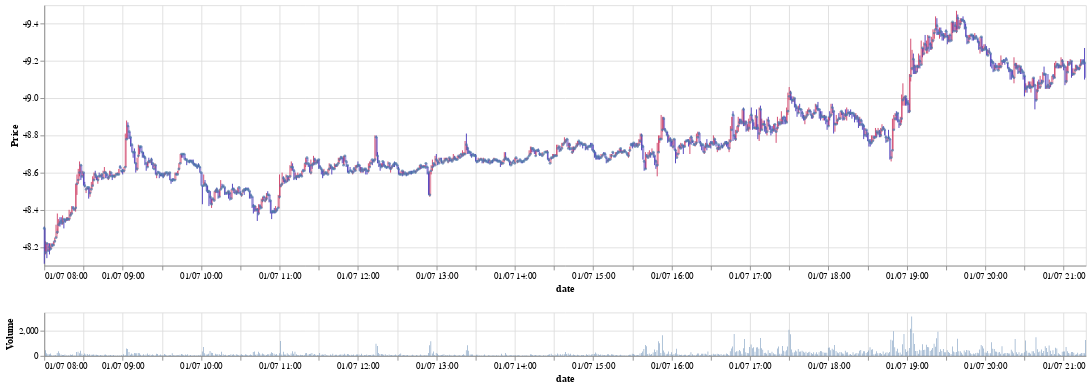

The notebook cell saved with this chart:
### Code cell
candle_chart(df)

### Figure 1 — Vega-Lite specification as saved in the notebook (floating-point values rounded to 4 significant figures; data arrays with more than 128 entries replaced by an {"elided": "..."} marker saying what was removed)
{"$schema": "https://vega.github.io/schema/vega-lite/v2.6.0.json", "background": "white", "config": {"view": {"height": 300, "width": 400}}, "datasets": {"data-f7db696dab989a7790f27c3ee93b27cb": {"elided": "797 records"}}, "vconcat": [{"layer": [{"data": {"name": "data-f7db696dab989a7790f27c3ee93b27cb"}, "encoding": {"x": {"axis": {"format": "%m/%d %H:%M", "title": "date"}, "field": "date", "timeUnit": "yearmonthdatehoursminutes", "type": "temporal"}}, "mark": {"color": "gray", "type": "rule"}, "transform": [{"filter": "(datum.dt === null)"}]}, {"data": {"name": "data-f7db696dab989a7790f27c3ee93b27cb"}, "encoding": {"x": {"axis": {"format": "%m/%d %H:%M", "title": "date"}, "field": "date", "timeUnit": "yearmonthdatehoursminutes", "type": "temporal"}}, "mark": {"color": "#f59aa3", "type": "rule"}, "transform": [{"filter": {"field": "dt", "oneOf": []}}]}, {"data": {"name": "data-f7db696dab989a7790f27c3ee93b27cb"}, "encoding": {"x": {"axis": {"format": "%m/%d %H:%M", "title": "date"}, "field": "date", "timeUnit": "yearmonthdatehoursminutes", "type": "temporal"}}, "mark": {"color": "#34a7b2", "type": "rule"}, "transform": [{"filter": {"field": "dt", "oneOf": []}}]}, {"data": {"name": "data-f7db696dab989a7790f27c3ee93b27cb"}, "encoding": {"color": {"condition": {"test": "datum.open < datum.close", "value": "#ce375f"}, "value": "#3f2fb7"}, "tooltip": [{"field": "date", "format": "%m/%d %H:%M", "type": "temporal"}, {"field": "open", "type": "quantitative"}, {"field": "high", "type": "quantitative"}, {"field": "low", "type": "quantitative"}, {"field": "close", "type": "quantitative"}, {"field": "volume", "type": "quantitative"}], "x": {"axis": {"format": "%m/%d %H:%M", "title": "date"}, "field": "date", "timeUnit": "yearmonthdatehoursminutes", "type": "temporal"}, "y": {"axis": {"title": "Price"}, "field": "low", "scale": {"zero": false}, "type": "quantitative"}, "y2": {"field": "high", "type": "quantitative"}}, "mark": "rule"}, {"data": {"name": "data-f7db696dab989a7790f27c3ee93b27cb"}, "encoding": {"color": {"condition": {"test": "datum.open < datum.close", "value": "#ce375f"}, "value": "#3f2fb7"}, "tooltip": [{"field": "date", "format": "%m/%d %H:%M", "type": "temporal"}, {"field": "open", "type": "quantitative"}, {"field": "high", "type": "quantitative"}, {"field": "low", "type": "quantitative"}, {"field": "close", "type": "quantitative"}, {"field": "volume", "type": "quantitative"}], "x": {"field": "date", "timeUnit": "yearmonthdatehoursminutes", "type": "temporal"}, "y": {"field": "open", "type": "quantitative"}, "y2": {"field": "close", "type": "quantitative"}}, "mark": "bar"}, {"data": {"name": "data-f7db696dab989a7790f27c3ee93b27cb"}, "encoding": {"tooltip": [{"field": "date", "format": "%m/%d %H:%M", "type": "temporal"}, {"field": "open", "type": "quantitative"}, {"field": "high", "type": "quantitative"}, {"field": "low", "type": "quantitative"}, {"field": "close", "type": "quantitative"}, {"field": "volume", "type": "quantitative"}], "x": {"field": "date", "timeUnit": "yearmonthdatehoursminutes", "type": "temporal"}, "y": {"field": "open", "type": "quantitative"}}, "mark": {"size": 10, "type": "circle"}}], "width": 1200}, {"height": 50, "layer": [{"data": {"name": "data-f7db696dab989a7790f27c3ee93b27cb"}, "encoding": {"x": {"axis": {"format": "%m/%d %H:%M", "title": "date"}, "field": "date", "timeUnit": "yearmonthdatehoursminutes", "type": "temporal"}}, "mark": {"color": "gray", "type": "rule"}, "transform": [{"filter": "(datum.dt === null)"}]}, {"data": {"name": "data-f7db696dab989a7790f27c3ee93b27cb"}, "encoding": {"x": {"axis": {"format": "%m/%d %H:%M", "title": ""}, "field": "date", "timeUnit": "yearmonthdatehoursminutes", "type": "temporal"}, "y": {"axis": {"title": "Volume"}, "field": "volume", "scale": {"zero": false}, "type": "quantitative"}}, "mark": "bar"}], "width": 1200}]}
